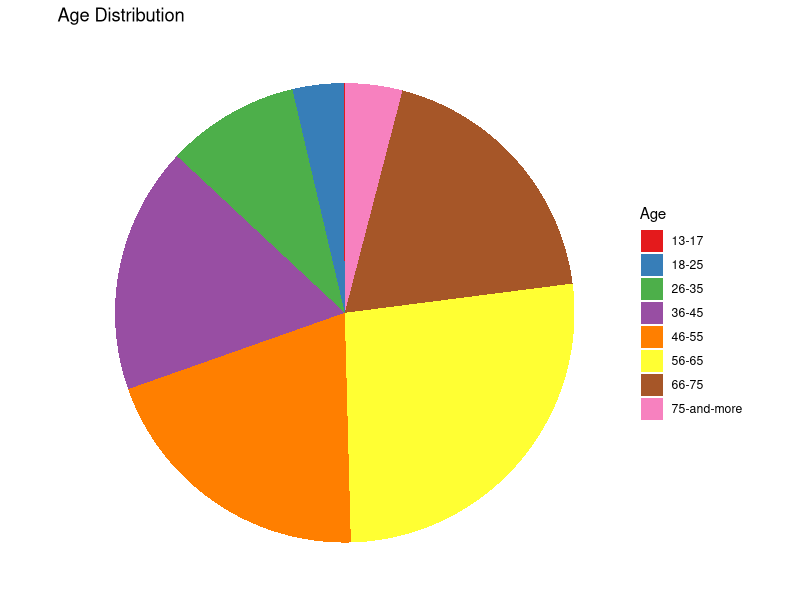
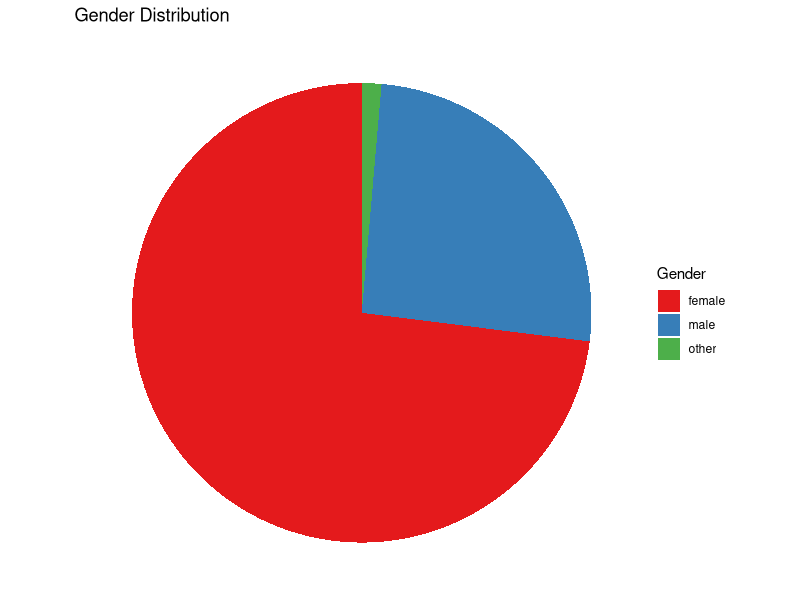
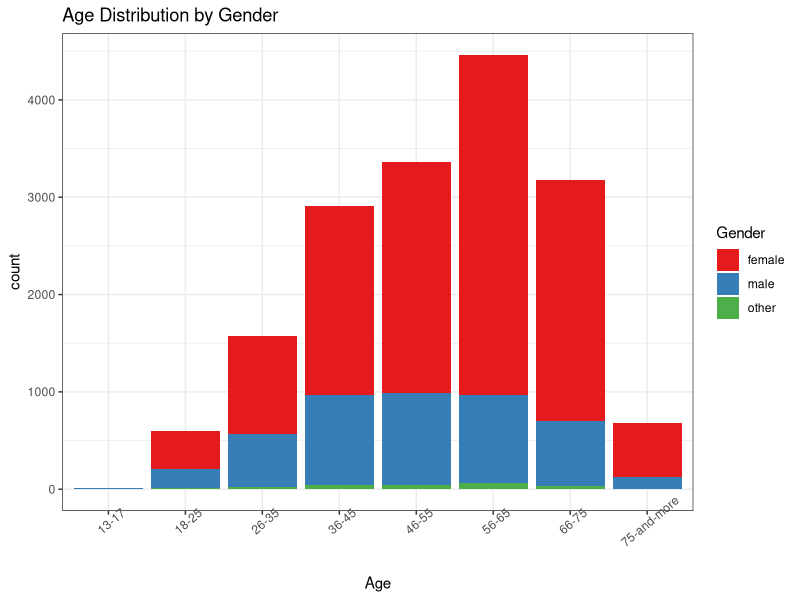
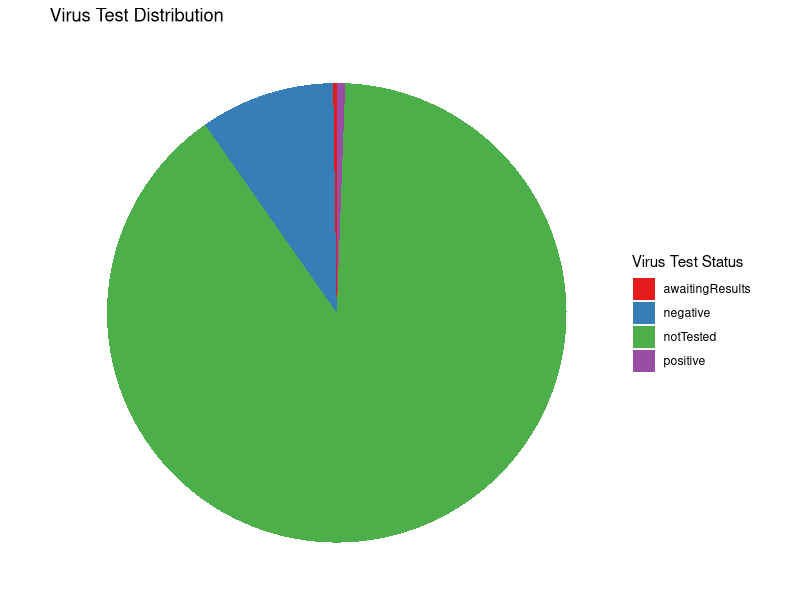
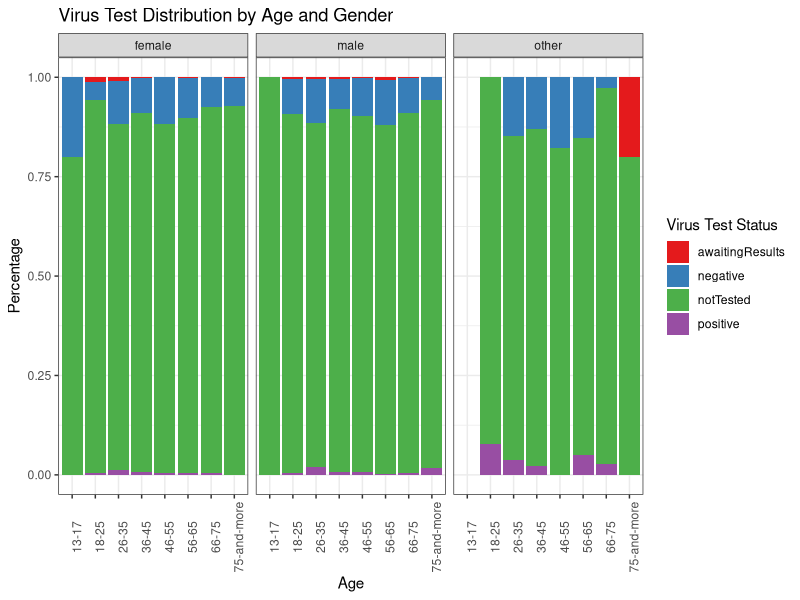
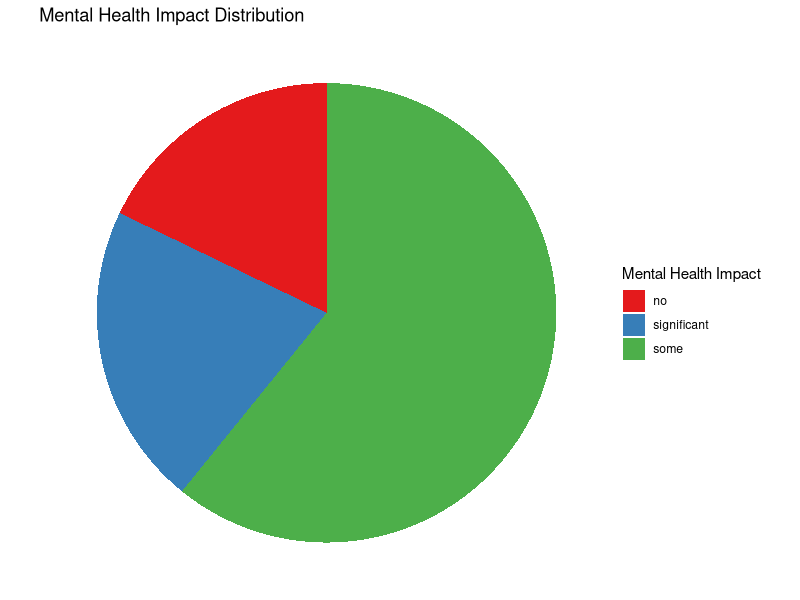
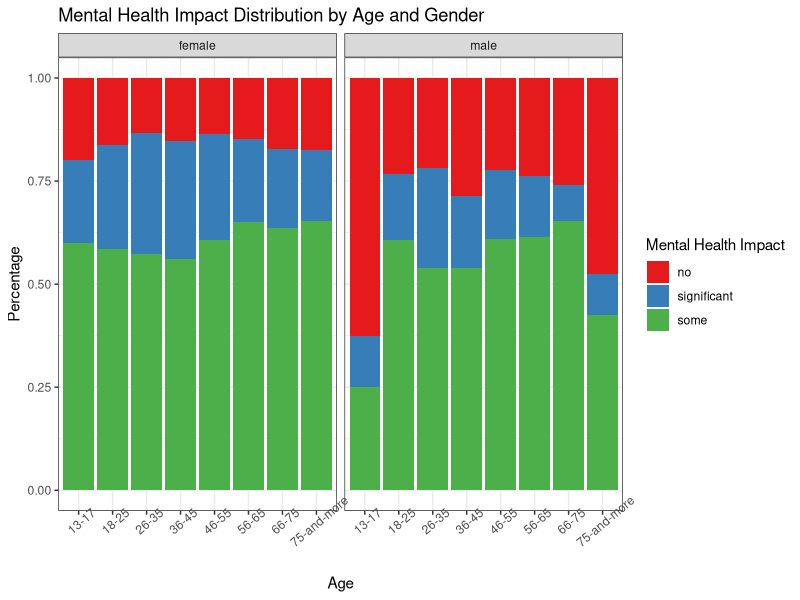
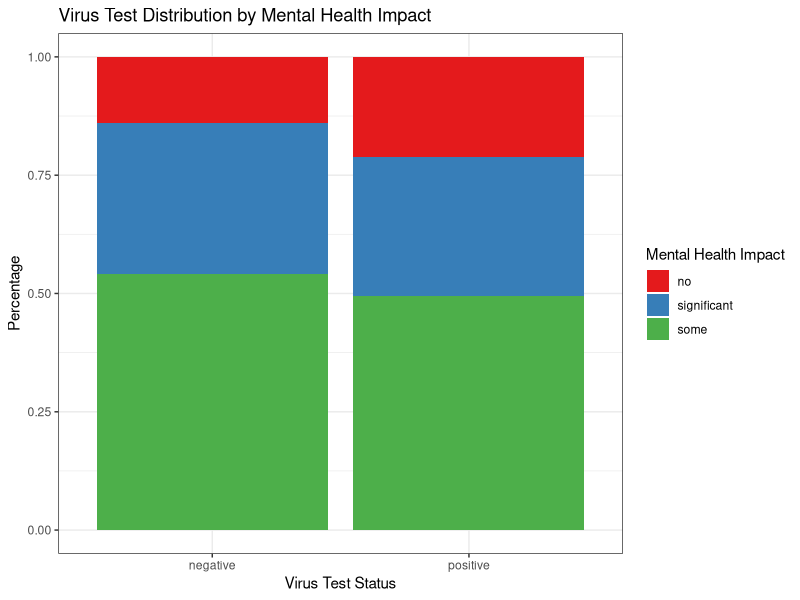

R code for these plots, in order:
## ---- chunk 1
knitr::opts_chunk$set(echo = F, message = F, warning = F, fig.align = "center", global.par = TRUE)
library(data.table)
library(dplyr)
library(ggplot2)
library(openxlsx)
library(tidyverse)
library(RColorBrewer)
## ---- chunk 2

data <- read.xlsx('covid-06-27-2020.xlsx', sheet = 1, colNames = TRUE)

setDT(data)
names(data)[1] <- 'age'

data[, `:=`(userAgent = NULL, guid = NULL, ip = NULL, updatedAt = NULL, createdAt = NULL, zipCode = NULL)]

data <- data %>% mutate(mentalHealthImpact = gsub(pattern = "Impact", replacement = "", mentalHealthImpact))

data <- data %>% 
  mutate(gender = case_when(gender %in% c('other', 'notWantToShare', 'notShared') ~ 'other', TRUE ~ gender))

data <- data %>% mutate(age = gsub(pattern = "interval_", replacement = "", age))
data <- data %>% mutate(age = gsub(pattern = "_", replacement = "-", age))

data <- data %>% mutate_if(is.character, as.factor)

total_virus_positive <- data %>%
  filter(virusTest=="positive") %>%
  summarise(n())

total_virus_positive_significant <- data %>%
  filter(virusTest=="positive" & mentalHealthImpact == "significant") %>%
  summarise(n()) / total_virus_positive * 100

total_virus_positive_some <- data %>%
  filter(virusTest=="positive" & mentalHealthImpact == "some") %>%
  summarise(n()) / total_virus_positive * 100

total_virus_negative <- data %>%
  filter(virusTest=="negative") %>%
  summarise(n())

total_virus_negative_significant <- data %>%
  filter(virusTest=="negative" & mentalHealthImpact == "significant") %>%
  summarise(n()) / total_virus_negative * 100

total_virus_negative_some <- data %>%
  filter(virusTest=="negative" & mentalHealthImpact == "some") %>%
  summarise(n()) / total_virus_negative * 100

## ---- chunk 3
ggplot(data, aes(x = factor(1), fill = age)) + geom_bar(width = 1) + coord_polar(theta = 'y') +
  scale_fill_brewer(palette = "Set1") + 
  labs(x="", y="", title = "Age Distribution", fill = "Age") + 
  theme(plot.background  = element_rect(colour = "white")) +
  theme_void()
## ---- chunk 4
ggplot(data, aes(x = factor(1), fill = gender)) + geom_bar(width = 1) + coord_polar(theta = 'y') +
  scale_fill_brewer(palette = "Set1") + 
  labs(x="", y="", title = "Gender Distribution", fill = "Gender") + 
  theme(plot.background  = element_rect(colour = "white")) +
  theme_void()
## ---- chunk 5
ggplot(data, aes(x = age, fill = gender)) + geom_bar() +
  scale_fill_brewer(palette = "Set1") + 
  labs(x='Age', title = "Age Distribution by Gender", fill = "Gender") + 
  theme(plot.background  = element_rect(colour = "white")) + theme_bw() + 
  theme(axis.text.x = element_text(angle = 40))
## ---- chunk 6
ggplot(data, aes(x = factor(1), fill = virusTest)) + geom_bar(width = 1) + coord_polar(theta = 'y') +
  scale_fill_brewer(palette = "Set1") + 
  labs(x="", y="", title = "Virus Test Distribution", fill = "Virus Test Status") + 
  theme(plot.background  = element_rect(colour = "white")) +
  theme_void()
## ---- chunk 7
ggplot(data, aes(x = age, fill = virusTest)) + geom_bar(position='fill') +
  scale_fill_brewer(palette = "Set1") + 
  labs(x='Age', y='Percentage', title = "Virus Test Distribution by Age and Gender", fill = "Virus Test Status") + 
  theme(plot.background  = element_rect(colour = "white")) + theme_bw() + 
  theme(axis.text.x = element_text(angle = 90))+facet_grid(.~gender)
## ---- chunk 8
ggplot(data, aes(x = factor(1), fill = mentalHealthImpact)) + geom_bar(width = 1) + 
  coord_polar(theta = 'y') +
  scale_fill_brewer(palette = "Set1") + 
  labs(x="", y="", title = "Mental Health Impact Distribution", fill = "Mental Health Impact") + 
  theme(plot.background  = element_rect(colour = "white")) +
  theme_void()
## ---- chunk 9
data %>% filter(gender != 'other') %>% ggplot(aes(x = age, fill = mentalHealthImpact)) + geom_bar(position='fill') +
  scale_fill_brewer(palette = "Set1") + 
  labs(x='Age', y='Percentage', title = "Mental Health Impact Distribution by Age and Gender", fill = "Mental Health Impact") + 
  theme(plot.background  = element_rect(colour = "white")) + theme_bw() + 
  theme(axis.text.x = element_text(angle = 40))+facet_grid(.~gender)
## ---- chunk 10
data %>% filter(virusTest != 'notTested' & virusTest != 'awaitingResults') %>% 
  ggplot(aes(x = virusTest, fill = mentalHealthImpact)) + geom_bar(position = 'fill') +
  scale_fill_brewer(palette = "Set1") + 
  labs(x='Virus Test Status', y='Percentage', title = "Virus Test Distribution by Mental Health Impact", 
       fill = "Mental Health Impact") + 
  theme(plot.background  = element_rect(colour = "white")) + theme_bw()
## ---- chunk 11
data %>% filter(virusTest != 'notTested' & virusTest != 'awaitingResults') %>%  
  ggplot(aes(x = healthIssues, fill = mentalHealthImpact)) + geom_bar(position = 'fill') +
  scale_fill_brewer(palette = "Set1") + 
  labs(x='Health Issues', y='Percentage', title = "Health Issues Distribution by Mental Health Impact", fill = "Mental Health Impact") + 
  theme(plot.background  = element_rect(colour = "white")) + theme_bw()
## ---- chunk 12

data %>% 
  group_by(mentalHealthImpact) %>% 
  summarise(bodyAche = mean(bodyAche), 
            headAche = mean(headAche),
            diarrhea = mean(diarrhea),
            breathing = mean(difficultyBreathing),
            disorientation = mean(disorientation),
            fatigue = mean(fatigue),
            irritatedEyes = mean(irritatedEyes),
            lossOfSmell = mean(lossOfSmell),
            persistentCough = mean(persistentCough),
            soreThroat = mean(soreThroat),
            temperature = mean(temperature)) %>% 
  gather(symptom, prob, bodyAche:temperature) %>% 
  arrange(desc(prob)) %>%
  ggplot(aes(x = reorder(symptom, prob), y = prob)) + 
  geom_bar(stat = "identity", fill = 'red') +
  facet_grid(.~mentalHealthImpact) +
  coord_flip() +
  theme_bw() +
  labs(x = "Symptom", y = "Percentage", 
       title = "Percentage of Symptoms  Distributed by Mental Health Impact")
## ---- chunk 13
data %>% 
  group_by(healthIssues) %>% 
  summarise(bodyAche = mean(bodyAche), 
            headAche = mean(headAche),
            diarrhea = mean(diarrhea),
            breathing = mean(difficultyBreathing),
            disorientation = mean(disorientation),
            fatigue = mean(fatigue),
            irritatedEyes = mean(irritatedEyes),
            lossOfSmell = mean(lossOfSmell),
            persistentCough = mean(persistentCough),
            soreThroat = mean(soreThroat),
            temperature = mean(temperature)) %>% 
  gather(symptom, prob, bodyAche:temperature) %>% 
  arrange(desc(prob)) %>%
  ggplot(aes(x = reorder(symptom, prob), y = prob)) + 
  geom_bar(stat = "identity", fill = 'red') +
  facet_grid(.~healthIssues) +
  coord_flip() +
  theme_bw() +
  labs(x = "Symptom", y = "Percentage", 
       title = "Percentage of Symptoms  Distributed by Health Issues")
